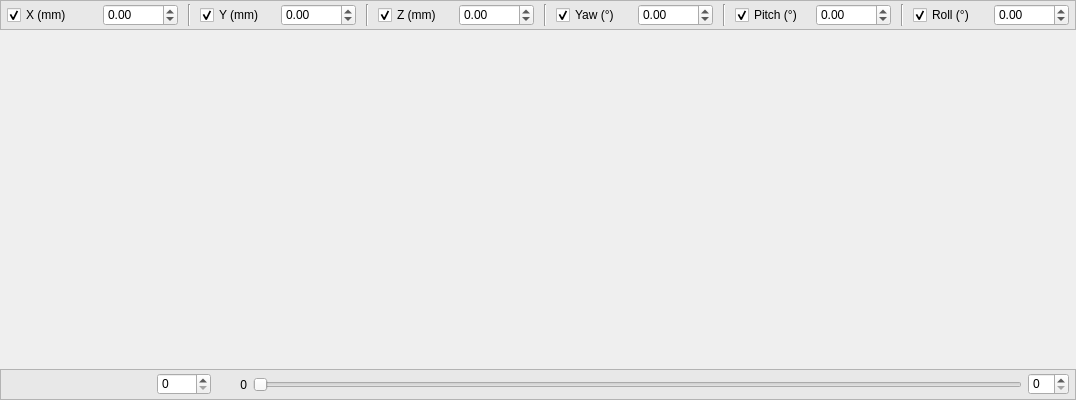
<?xml version="1.0" encoding="UTF-8"?>
<ui version="4.0">
 <class>TimelineDockWidget</class>
 <widget class="QDockWidget" name="TimelineDockWidget">
  <property name="geometry">
   <rect>
    <x>0</x>
    <y>0</y>
    <width>1076</width>
    <height>400</height>
   </rect>
  </property>
  <property name="minimumSize">
   <size>
    <width>0</width>
    <height>200</height>
   </size>
  </property>
  <property name="floating">
   <bool>false</bool>
  </property>
  <property name="features">
   <set>QDockWidget::DockWidgetFloatable|QDockWidget::DockWidgetMovable</set>
  </property>
  <property name="allowedAreas">
   <set>Qt::BottomDockWidgetArea|Qt::TopDockWidgetArea</set>
  </property>
  <property name="windowTitle">
   <string>Timeline</string>
  </property>
  <widget class="QWidget" name="dockWidgetContents">
   <layout class="QGridLayout" name="gridLayout_3">
    <property name="leftMargin">
     <number>0</number>
    </property>
    <property name="topMargin">
     <number>0</number>
    </property>
    <property name="rightMargin">
     <number>0</number>
    </property>
    <property name="bottomMargin">
     <number>0</number>
    </property>
    <property name="spacing">
     <number>0</number>
    </property>
    <item row="4" column="0">
     <widget class="QFrame" name="frame_2">
      <property name="sizePolicy">
       <sizepolicy hsizetype="Preferred" vsizetype="Maximum">
        <horstretch>0</horstretch>
        <verstretch>0</verstretch>
       </sizepolicy>
      </property>
      <property name="styleSheet">
       <string notr="true">QFrame{background: #e8e8e8;}</string>
      </property>
      <property name="frameShape">
       <enum>QFrame::StyledPanel</enum>
      </property>
      <property name="frameShadow">
       <enum>QFrame::Raised</enum>
      </property>
      <layout class="QGridLayout" name="gridLayout_2">
       <property name="leftMargin">
        <number>6</number>
       </property>
       <property name="topMargin">
        <number>3</number>
       </property>
       <property name="rightMargin">
        <number>6</number>
       </property>
       <property name="bottomMargin">
        <number>3</number>
       </property>
       <item row="0" column="3">
        <widget class="QToolButton" name="toolButton_NextFrame">
         <property name="text">
          <string/>
         </property>
         <property name="icon">
          <iconset resource="../autoscoper_resource.qrc">
           <normaloff>:/images/resource-files/icons/next_blue.png</normaloff>:/images/resource-files/icons/next_blue.png</iconset>
         </property>
         <property name="autoRaise">
          <bool>true</bool>
         </property>
        </widget>
       </item>
       <item row="0" column="5">
        <widget class="QSpinBox" name="spinBox_FirstFrame">
         <property name="maximum">
          <number>9999</number>
         </property>
        </widget>
       </item>
       <item row="0" column="2">
        <widget class="QToolButton" name="toolButton_Play">
         <property name="styleSheet">
          <string notr="true"/>
         </property>
         <property name="text">
          <string/>
         </property>
         <property name="icon">
          <iconset resource="../autoscoper_resource.qrc">
           <normaloff>:/images/resource-files/icons/play_blue.png</normaloff>:/images/resource-files/icons/play_blue.png</iconset>
         </property>
         <property name="autoRaise">
          <bool>true</bool>
         </property>
        </widget>
       </item>
       <item row="0" column="7">
        <widget class="QSlider" name="horizontalSlider_Frame">
         <property name="orientation">
          <enum>Qt::Horizontal</enum>
         </property>
        </widget>
       </item>
       <item row="0" column="8">
        <widget class="QSpinBox" name="spinBox_LastFrame"/>
       </item>
       <item row="0" column="0">
        <widget class="QToolButton" name="toolButton_PreviousFrame">
         <property name="text">
          <string/>
         </property>
         <property name="icon">
          <iconset resource="../autoscoper_resource.qrc">
           <normaloff>:/images/resource-files/icons/prev_blue.png</normaloff>:/images/resource-files/icons/prev_blue.png</iconset>
         </property>
         <property name="autoRaise">
          <bool>true</bool>
         </property>
        </widget>
       </item>
       <item row="0" column="6">
        <widget class="QLabel" name="labelFrame">
         <property name="minimumSize">
          <size>
           <width>30</width>
           <height>0</height>
          </size>
         </property>
         <property name="text">
          <string>0</string>
         </property>
         <property name="alignment">
          <set>Qt::AlignRight|Qt::AlignTrailing|Qt::AlignVCenter</set>
         </property>
        </widget>
       </item>
       <item row="0" column="1">
        <widget class="QToolButton" name="toolButton_Stop">
         <property name="text">
          <string/>
         </property>
         <property name="icon">
          <iconset resource="../autoscoper_resource.qrc">
           <normaloff>:/images/resource-files/icons/stop_blue.png</normaloff>:/images/resource-files/icons/stop_blue.png</iconset>
         </property>
         <property name="autoRaise">
          <bool>true</bool>
         </property>
        </widget>
       </item>
       <item row="0" column="4">
        <widget class="QToolButton" name="toolButton_NextTenFrame">
         <property name="text">
          <string/>
         </property>
         <property name="icon">
          <iconset resource="../autoscoper_resource.qrc">
           <normaloff>:/images/resource-files/icons/forward_blue.png</normaloff>:/images/resource-files/icons/forward_blue.png</iconset>
         </property>
         <property name="autoRaise">
          <bool>true</bool>
         </property>
        </widget>
       </item>
      </layout>
     </widget>
    </item>
    <item row="1" column="0">
     <widget class="GLTimeline" name="gltimeline" native="true">
      <property name="minimumSize">
       <size>
        <width>0</width>
        <height>0</height>
       </size>
      </property>
     </widget>
    </item>
    <item row="0" column="0">
     <widget class="QFrame" name="frame">
      <property name="sizePolicy">
       <sizepolicy hsizetype="Preferred" vsizetype="Maximum">
        <horstretch>0</horstretch>
        <verstretch>0</verstretch>
       </sizepolicy>
      </property>
      <property name="styleSheet">
       <string notr="true">QFrame{background: #e8e8e8;}</string>
      </property>
      <property name="frameShape">
       <enum>QFrame::StyledPanel</enum>
      </property>
      <property name="frameShadow">
       <enum>QFrame::Raised</enum>
      </property>
      <layout class="QHBoxLayout" name="horizontalLayout">
       <property name="leftMargin">
        <number>6</number>
       </property>
       <property name="topMargin">
        <number>3</number>
       </property>
       <property name="rightMargin">
        <number>6</number>
       </property>
       <property name="bottomMargin">
        <number>3</number>
       </property>
       <item>
        <widget class="QCheckBox" name="checkBox_X">
         <property name="minimumSize">
          <size>
           <width>90</width>
           <height>20</height>
          </size>
         </property>
         <property name="text">
          <string>X (mm)</string>
         </property>
         <property name="checked">
          <bool>true</bool>
         </property>
        </widget>
       </item>
       <item>
        <widget class="QDoubleSpinBox" name="doubleSpinBox_X">
         <property name="minimum">
          <double>-1000.000000000000000</double>
         </property>
         <property name="maximum">
          <double>1000.000000000000000</double>
         </property>
         <property name="singleStep">
          <double>0.100000000000000</double>
         </property>
        </widget>
       </item>
       <item>
        <widget class="Line" name="line">
         <property name="minimumSize">
          <size>
           <width>10</width>
           <height>0</height>
          </size>
         </property>
         <property name="lineWidth">
          <number>1</number>
         </property>
         <property name="midLineWidth">
          <number>0</number>
         </property>
         <property name="orientation">
          <enum>Qt::Vertical</enum>
         </property>
        </widget>
       </item>
       <item>
        <widget class="QCheckBox" name="checkBox_Y">
         <property name="text">
          <string>Y (mm)</string>
         </property>
         <property name="checked">
          <bool>true</bool>
         </property>
        </widget>
       </item>
       <item>
        <widget class="QDoubleSpinBox" name="doubleSpinBox_Y">
         <property name="minimum">
          <double>-1000.000000000000000</double>
         </property>
         <property name="maximum">
          <double>1000.000000000000000</double>
         </property>
         <property name="singleStep">
          <double>0.100000000000000</double>
         </property>
        </widget>
       </item>
       <item>
        <widget class="Line" name="line_2">
         <property name="minimumSize">
          <size>
           <width>10</width>
           <height>0</height>
          </size>
         </property>
         <property name="lineWidth">
          <number>1</number>
         </property>
         <property name="midLineWidth">
          <number>0</number>
         </property>
         <property name="orientation">
          <enum>Qt::Vertical</enum>
         </property>
        </widget>
       </item>
       <item>
        <widget class="QCheckBox" name="checkBox_Z">
         <property name="text">
          <string>Z (mm)</string>
         </property>
         <property name="checked">
          <bool>true</bool>
         </property>
        </widget>
       </item>
       <item>
        <widget class="QDoubleSpinBox" name="doubleSpinBox_Z">
         <property name="minimum">
          <double>-1000.000000000000000</double>
         </property>
         <property name="maximum">
          <double>1000.000000000000000</double>
         </property>
         <property name="singleStep">
          <double>0.100000000000000</double>
         </property>
        </widget>
       </item>
       <item>
        <widget class="Line" name="line_3">
         <property name="minimumSize">
          <size>
           <width>10</width>
           <height>0</height>
          </size>
         </property>
         <property name="lineWidth">
          <number>1</number>
         </property>
         <property name="midLineWidth">
          <number>0</number>
         </property>
         <property name="orientation">
          <enum>Qt::Vertical</enum>
         </property>
        </widget>
       </item>
       <item>
        <widget class="QCheckBox" name="checkBox_Yaw">
         <property name="text">
          <string>Yaw (°)</string>
         </property>
         <property name="checked">
          <bool>true</bool>
         </property>
        </widget>
       </item>
       <item>
        <widget class="QDoubleSpinBox" name="doubleSpinBox_Yaw">
         <property name="minimum">
          <double>-1000.000000000000000</double>
         </property>
         <property name="maximum">
          <double>1000.000000000000000</double>
         </property>
         <property name="singleStep">
          <double>0.100000000000000</double>
         </property>
        </widget>
       </item>
       <item>
        <widget class="Line" name="line_4">
         <property name="minimumSize">
          <size>
           <width>10</width>
           <height>0</height>
          </size>
         </property>
         <property name="lineWidth">
          <number>1</number>
         </property>
         <property name="midLineWidth">
          <number>0</number>
         </property>
         <property name="orientation">
          <enum>Qt::Vertical</enum>
         </property>
        </widget>
       </item>
       <item>
        <widget class="QCheckBox" name="checkBox_Pitch">
         <property name="text">
          <string>Pitch (°)</string>
         </property>
         <property name="checked">
          <bool>true</bool>
         </property>
        </widget>
       </item>
       <item>
        <widget class="QDoubleSpinBox" name="doubleSpinBox_Pitch">
         <property name="minimum">
          <double>-1000.000000000000000</double>
         </property>
         <property name="maximum">
          <double>1000.000000000000000</double>
         </property>
         <property name="singleStep">
          <double>0.100000000000000</double>
         </property>
        </widget>
       </item>
       <item>
        <widget class="Line" name="line_5">
         <property name="minimumSize">
          <size>
           <width>10</width>
           <height>0</height>
          </size>
         </property>
         <property name="lineWidth">
          <number>1</number>
         </property>
         <property name="midLineWidth">
          <number>0</number>
         </property>
         <property name="orientation">
          <enum>Qt::Vertical</enum>
         </property>
        </widget>
       </item>
       <item>
        <widget class="QCheckBox" name="checkBox_Roll">
         <property name="sizePolicy">
          <sizepolicy hsizetype="Minimum" vsizetype="Fixed">
           <horstretch>0</horstretch>
           <verstretch>0</verstretch>
          </sizepolicy>
         </property>
         <property name="text">
          <string>Roll (°)</string>
         </property>
         <property name="checked">
          <bool>true</bool>
         </property>
        </widget>
       </item>
       <item>
        <widget class="QDoubleSpinBox" name="doubleSpinBox_Roll">
         <property name="minimum">
          <double>-1000.000000000000000</double>
         </property>
         <property name="maximum">
          <double>1000.000000000000000</double>
         </property>
         <property name="singleStep">
          <double>0.100000000000000</double>
         </property>
        </widget>
       </item>
      </layout>
     </widget>
    </item>
   </layout>
  </widget>
 </widget>
 <customwidgets>
  <customwidget>
   <class>GLTimeline</class>
   <extends>QWidget</extends>
   <header>ui/GLTimeline.h</header>
   <container>1</container>
  </customwidget>
 </customwidgets>
 <resources>
  <include location="../autoscoper_resource.qrc"/>
 </resources>
 <connections/>
</ui>
